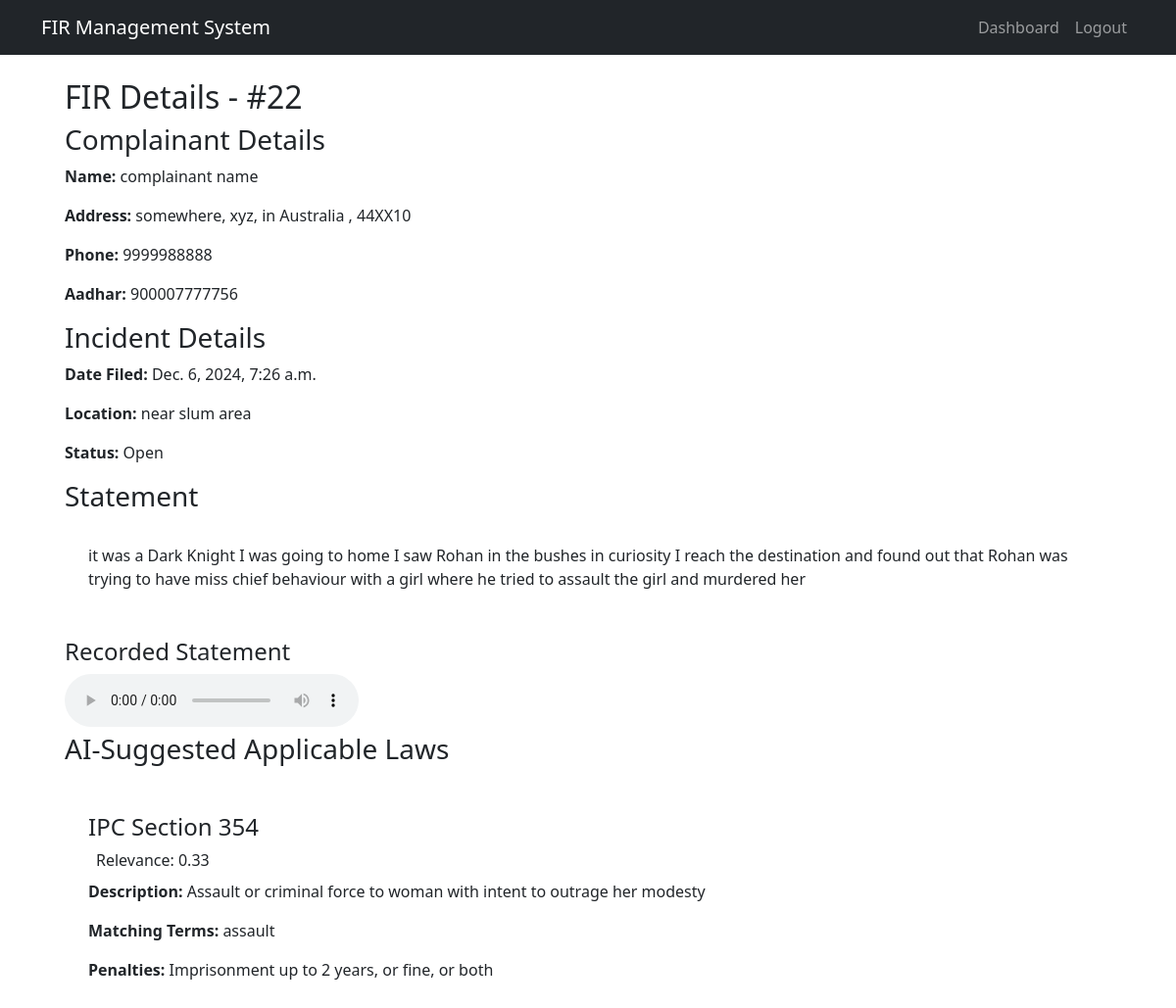
Screenshot of /fir/22/ (signed in) with the database file from the repository.
### accounts/models.py (models this page shows, shortened)
class FIR(models.Model):
    STATUS_CHOICES = [
        ('Open', 'Open'),
        ('In Progress', 'In Progress'),
        ('Closed', 'Closed'),
    ]
    suggested_sections = models.ManyToManyField(LawSection, blank=True, related_name='related_firs')
    number = models.AutoField(primary_key=True)
    date_filed = models.DateTimeField(auto_now_add=True)
    complainant_name = models.CharField(max_length=100)
    complainant_address = models.TextField()
    complainant_aadhar = models.CharField(max_length=12)
    complainant_phone = models.CharField(max_length=10)
    incident_place = models.CharField(max_length=200, blank=True, null=True)
    statement = models.TextField()
    audio_file = models.FileField(upload_to='fir_audio/', blank=True, null=True)
    status = models.CharField(max_length=20, choices=STATUS_CHOICES, default='Open')

class LawSection(models.Model):
    section_number = models.CharField(max_length=20)
    act_name = models.CharField(max_length=100)
    description = models.TextField()
    keywords = models.TextField(help_text="Comma-separated keywords that trigger this section")
    punishment = models.TextField(blank=True, null=True)
    class Meta:
        constraints = [
            models.UniqueConstraint(
                fields=['act_name', 'section_number'],
                name='unique_act_section'
            )
        ]

### accounts/views.py (the view)
# urls.py: path('fir/<int:fir_number>/', views.view_fir, name='view_fir'),
@login_required
def view_fir(request, fir_number):
    fir = get_object_or_404(FIR, number=fir_number)
    try:
        law_system = LawSuggestionSystem()
        suggested_laws = law_system.suggest_laws(fir.statement)
        formatted_suggestions = [
            {
                'section': suggestion['section'],
                'score': suggestion['similarity_score'],
                'matching_terms': suggestion['matching_terms']
            }
            for suggestion in suggested_laws
            if suggestion['section'] is not None
        ]
    except Exception as e:
        logger.error(f"Error getting law suggestions for FIR {fir_number}: {str(e)}")
        formatted_suggestions = []
    context = {
        'fir': fir,
        'suggested_laws': formatted_suggestions,
        'audio_url': f'/serve_audio/{fir_number}/' if fir.audio_file else None,
    }
    return render(request, 'accounts/view_fir.html', context)

### accounts/law_suggestion.py (called while the page is built, shortened)
    def __new__(cls):
        if cls._instance is None:
            cls._instance = super(LawSuggestionSystem, cls).__new__(cls)
        return cls._instance

    def suggest_laws(self, statement, threshold=0.5, top_k=5):
        logger.info("Starting law suggestion process...")
        if self.model is None or self.law_embeddings is None:
            return self._fallback_suggest_laws(statement, top_k)

    def _fallback_suggest_laws(self, statement, top_k=5):
        suggestions = []
        statement_words = set(statement.lower().split())
        for law in LawSection.objects.all():
            keywords = set(k.strip().lower() for k in law.keywords.split(','))
            matching_words = keywords.intersection(statement_words)
            if matching_words:
                suggestions.append({
                    'section': law,
                    'similarity_score': len(matching_words) / len(keywords),
                    'matching_terms': list(matching_words)
                })
        return sorted(suggestions,
                     key=lambda x: x['similarity_score'],
                     reverse=True)[:top_k]

### accounts/templates/accounts/view_fir.html (shortened to what this page needs)
{% extends 'accounts/base.html' %}
{% block content %}
<div class="container mx-auto px-4 py-8">
    <div class="bg-white rounded-lg shadow-md p-6">
        <h2 class="text-2xl font-bold mb-6">FIR Details - #{{ fir.number }}</h2>
        <div class="grid grid-cols-1 md:grid-cols-2 gap-6 mb-8">
            <div>
                <h3 class="font-semibold mb-2">Complainant Details</h3>
                <p><strong>Name:</strong> {{ fir.complainant_name }}</p>
                <p><strong>Address:</strong> {{ fir.complainant_address }}</p>
                <p><strong>Phone:</strong> {{ fir.complainant_phone }}</p>
                <p><strong>Aadhar:</strong> {{ fir.complainant_aadhar }}</p>
            </div>
            <div>
                <h3 class="font-semibold mb-2">Incident Details</h3>
                <p><strong>Date Filed:</strong> {{ fir.date_filed }}</p>
                <p><strong>Location:</strong> {{ fir.incident_place }}</p>
                <p><strong>Status:</strong> {{ fir.status }}</p>
            </div>
        </div>
        <div class="mb-8">
            <h3 class="font-semibold mb-2">Statement</h3>
            <p class="bg-gray-50 p-4 rounded">{{ fir.statement }}</p>
            {% if audio_url %}
            <div class="mt-4">
                <h4 class="font-semibold mb-2">Recorded Statement</h4>
                <audio controls class="w-full">
                    <source src="{{ audio_url }}" type="audio/webm">
                </audio>
            </div>
            {% endif %}
        </div>
        <div class="mt-8">
            <h3 class="text-xl font-semibold mb-4">AI-Suggested Applicable Laws</h3>
            {% if suggested_laws %}
            <div class="space-y-4">
                {% for suggestion in suggested_laws %}
                <div class="bg-blue-50 p-4 rounded-lg">
                    <div class="flex justify-between items-start">
                        <h4 class="font-semibold text-blue-800">{{ suggestion.section.act_name }} Section {{suggestion.section.section_number }}</h4>
                        <span class="text-sm bg-blue-200 px-2 py-1 rounded">Relevance: {{ suggestion.score|floatformat:2}}</span>
                    </div>
                    <p class="mt-2"><strong>Description:</strong> {{ suggestion.section.description }}</p>
                    <p class="mt-2"><strong>Matching Terms:</strong> {{ suggestion.matching_terms|join:", " }}</p>
                    {% if suggestion.section.punishment %}
                    <p class="mt-2 text-red-700"><strong>Penalties:</strong> {{ suggestion.section.punishment }}</p>
                    {% endif %}
                </div>
                {% endfor %}
            </div>
            {% else %}
            <p class="text-gray-600">No relevant laws found for this FIR.</p>
            {% endif %}
        </div>
    </div>
</div>
{% endblock %}

### rows the page displays
FIR: number "22", complainant_name "complainant name", complainant_address "somewhere, xyz, in Australia , 44XX10", complainant_phone "9999988888", complainant_aadhar "900007777756", date_filed "Dec. 6, 2024, 7:26 a.m.", incident_place "near slum area", status "Open", statement "it was a Dark Knight I was going to home I saw Rohan in the bushes in curiosity I reach the destination and found out that Rohan was trying to have miss chief behaviour with a girl where he tried to assault the girl and murdered her"
LawSection: section.act_name "IPC", section.section_number "354", score "0.33", section.description "Assault or criminal force to woman with intent to outrage her modesty", matching_terms "assault", section.punishment "Imprisonment up to 2 years, or fine, or both"
